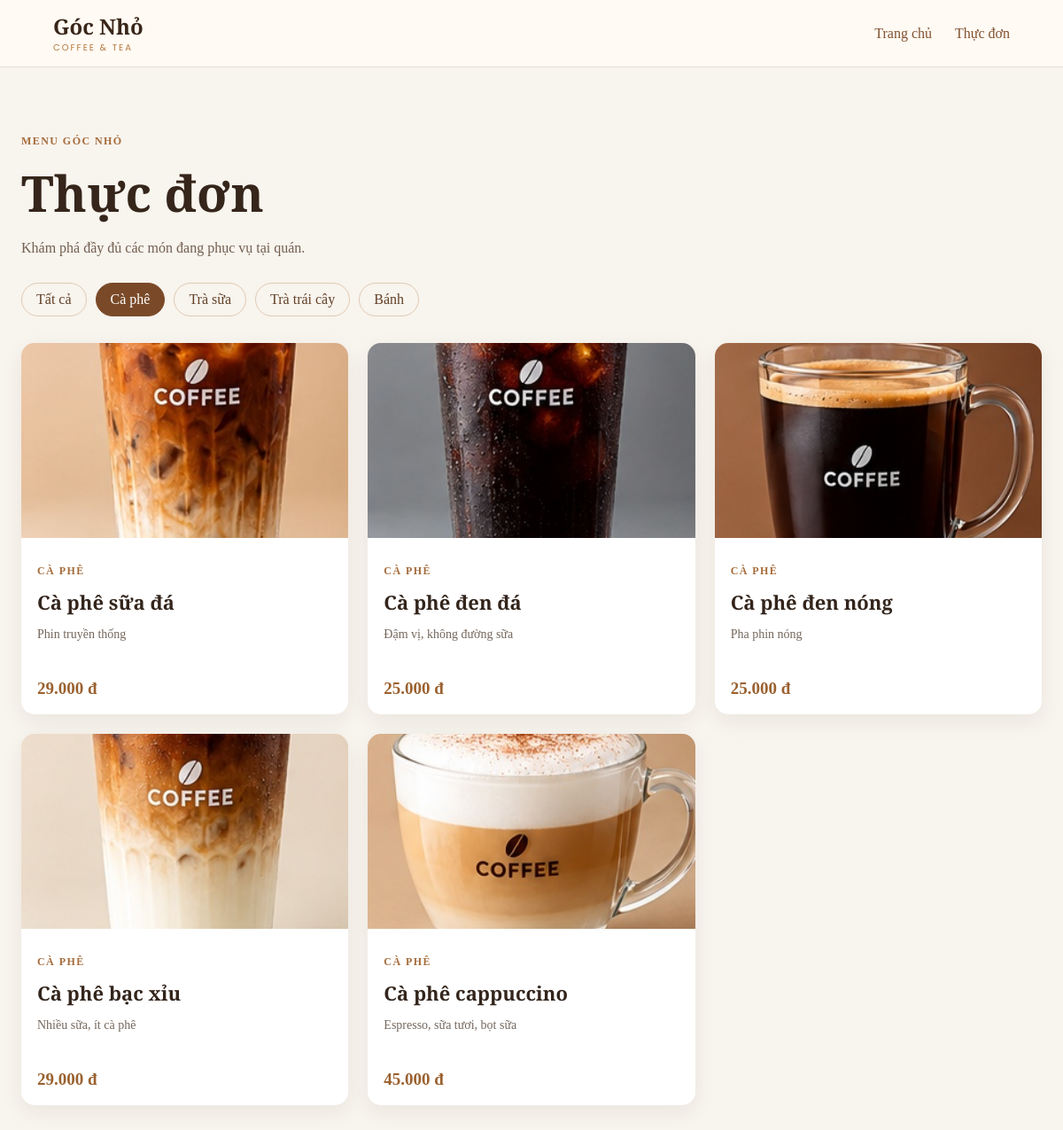
Page /index.php?page=menu&category=1 on the committed database.
### tables this page shows
CREATE TABLE IF NOT EXISTS categories (
  category_id INT UNSIGNED AUTO_INCREMENT PRIMARY KEY,
  category_name VARCHAR(100) NOT NULL UNIQUE,
  has_options TINYINT(1) NOT NULL DEFAULT 1
);

CREATE TABLE IF NOT EXISTS menu_items (
  item_id INT UNSIGNED AUTO_INCREMENT PRIMARY KEY,
  category_id INT UNSIGNED NOT NULL,
  item_name VARCHAR(150) NOT NULL,
  description VARCHAR(255) NULL,
  price INT UNSIGNED NOT NULL,
  image MEDIUMTEXT NULL,
  is_hidden TINYINT(1) NOT NULL DEFAULT 0,
  is_sold_out TINYINT(1) NOT NULL DEFAULT 0,
  stock INT UNSIGNED NOT NULL DEFAULT 0,
  min_stock INT UNSIGNED NOT NULL DEFAULT 10,
  UNIQUE KEY uq_cat_name (category_id, item_name),
  FOREIGN KEY (category_id) REFERENCES categories(category_id)
);

### index.php (called while the page is built, shortened)
<?php
$routes = array(
    'home' => 'home/index.php',
    'menu' => 'menu/index.php',
    'menu-detail' => 'menu-detail/index.php',
    'tables' => 'tables/index.php',
    'schedule' => 'schedule/index.php',
    'ops' => 'ops/index.php',
    'orders' => 'orders/index.php',
    'cashshift' => 'cashshift/index.php',
    'kitchen' => 'kitchen/index.php',
);
$page = $_GET['page'] ?? null;
if (!is_string($page) || !isset($routes[$page])) {
    http_response_code(404);
    $page = '404';
    $file = __DIR__ . '/pages/404/index.php';
} else {
    $file = __DIR__ . '/pages/' . $routes[$page];
}
$action = dirname($file) . '/action.php';
if (is_file($action)) {
    require $action;
}
require __DIR__ . '/layouts/public/header.php';
require $file;
require __DIR__ . '/layouts/public/footer.php';

### pages/menu/action.php (called while the page is built, shortened)
<?php
require_once __DIR__ . '/../../functions.php';
$selectedCategory = filter_input(INPUT_GET, 'category', FILTER_VALIDATE_INT);
try {
    $menuCategories = public_menu_categories();
    $menuItems = public_menu_items($selectedCategory);
} catch (Throwable $e) {
}

### config/database.php (called while the page is built, shortened)
<?php
$env = function ($key, $default) {
    $value = getenv($key);
    return $value === false ? $default : $value;
};
$appEnvironment = strtolower((string) $env('APP_ENV', 'local'));
$dbUser = $env('DB_USER', 'root');
$dbPassword = $env('DB_PASSWORD', '');
return array(
    'host'     => $env('DB_HOST', '127.0.0.1'),
    'port'     => (int) $env('DB_PORT', '3306'),
    'database' => $env('DB_NAME', 'coffee_shop'),
    'username' => $dbUser,
    'password' => $dbPassword,
    'charset'  => 'utf8mb4',
);

### helpers/database.php (called while the page is built)
<?php
function db()
{
    static $database = null;
    if ($database === null) {
        $config = require __DIR__ . '/../config/database.php';
        $database = new Database($config);
    }
    return $database;
}

### classes/Database.php (called while the page is built, shortened)
<?php
class Database
{
    private $connection;
    public function __construct($config)
    {
        $this->connection = new mysqli(
            $config['host'], $config['username'], $config['password'],
            $config['database'], $config['port']
        );
        $this->connection->set_charset($config['charset']);
    }
    public function run($sql, $params = array())
    {
        $stmt = $this->connection->prepare($sql);
        if ($params) {
            $types = '';
            foreach ($params as $p) { $types .= is_int($p) ? 'i' : 's'; }
            $stmt->bind_param($types, ...$params);
        }
        $stmt->execute();
        return $stmt;
    }
    public function fetchAll($sql, $params = array())
    {
        return $this->run($sql, $params)->get_result()->fetch_all(MYSQLI_ASSOC);
    }
}

### functions.php (called while the page is built, shortened)
<?php
function public_menu_items($categoryId = 0)
{
    $sql = "SELECT m.item_id, m.category_id, m.item_name, m.price, m.image, m.description, c.category_name
            FROM menu_items m
            JOIN categories c ON c.category_id = m.category_id
            WHERE m.is_hidden = 0";
    if ((int) $categoryId > 0) {
        return db()->fetchAll($sql . " AND m.category_id = ? ORDER BY m.item_id ASC", array((int) $categoryId));
    }
    return db()->fetchAll($sql . " ORDER BY m.item_id ASC");
}
function public_menu_categories()
{
    return db()->fetchAll(
        "SELECT c.category_id, c.category_name
         FROM categories c
         JOIN menu_items m ON m.category_id = c.category_id
         WHERE m.is_hidden = 0
         GROUP BY c.category_id, c.category_name
         ORDER BY c.category_id"
    );
}

### helpers/common.php (called while the page is built, shortened)
<?php
function e($value)
{
    return htmlspecialchars((string) $value, ENT_QUOTES, 'UTF-8');
}
function menu_item_image($item)
{
    $nameMap = array(
        'Cà phê sữa đá' => 'assets/images/menu/01-ca-phe-sua-da.jpg',
        'Cà phê đen đá' => 'assets/images/menu/02-ca-phe-den-da.jpg',
        'Cà phê đen nóng' => 'assets/images/menu/03-ca-phe-den-nong.jpg',
        'Cà phê bạc xỉu' => 'assets/images/menu/04-ca-phe-bac-xiu.jpg',
        'Cà phê cappuccino' => 'assets/images/menu/05-ca-phe-cappuccino.jpg',
        'Trà sữa trân châu' => 'assets/images/menu/06-tra-sua-tran-chau.jpg',
        'Trà sữa matcha' => 'assets/images/menu/07-tra-sua-matcha.jpg',
        'Trà đào cam sả' => 'assets/images/menu/08-tra-dao-cam-sa.jpg',
        'Trà vải hoa hồng' => 'assets/images/menu/09-tra-vai-hoa-hong.jpg',
        'Bánh tiramisu' => 'assets/images/menu/10-banh-tiramisu.jpg',
        'Bánh croissant' => 'assets/images/menu/10-banh-tiramisu.jpg',
    );
    $name = trim($item['item_name'] ?? '');
    if (isset($nameMap[$name])) {
        return $nameMap[$name];
    }
    return 'assets/images/images.jpg';
}

### pages/menu/index.php (the view)
<header class="catalog-header">
    <a href="index.php?page=home" class="catalog-brand">Góc Nhỏ <span>Coffee &amp; Tea</span></a>
    <nav><a href="index.php?page=home">Trang chủ</a><a href="index.php?page=menu">Thực đơn</a></nav>
</header>
<main class="catalog-main">
    <p class="catalog-eyebrow">MENU GÓC NHỎ</p>
    <h1>Thực đơn</h1>
    <p class="catalog-intro">Khám phá đầy đủ các món đang phục vụ tại quán.</p>
    <nav class="catalog-filters" aria-label="Lọc theo danh mục">
        <a class="<?= $selectedCategory === 0 ? 'active' : '' ?>" href="index.php?page=menu">Tất cả</a>
        <?php foreach ($menuCategories as $category): ?>
            <a class="<?= $selectedCategory === (int) $category['category_id'] ? 'active' : '' ?>"
               href="index.php?page=menu&amp;category=<?= (int) $category['category_id'] ?>"><?= e($category['category_name']) ?></a>
        <?php endforeach; ?>
    </nav>
    <?php if ($menuItems): ?>
        <div class="catalog-grid">
            <?php foreach ($menuItems as $item): ?>
                <article class="catalog-card">
                    <a href="index.php?page=menu-detail&amp;id=<?= (int) $item['item_id'] ?>" class="catalog-image-link">
                        <img src="<?= e(menu_item_image($item)) ?>" alt="<?= e($item['item_name']) ?>" loading="lazy">
                    </a>
                    <div class="catalog-card-body">
                        <p class="catalog-category"><?= e($item['category_name']) ?></p>
                        <h2><a href="index.php?page=menu-detail&amp;id=<?= (int) $item['item_id'] ?>"><?= e($item['item_name']) ?></a></h2>
                        <p><?= e($item['description'] ?? '') ?></p>
                        <strong><?= e(number_format((int) $item['price'], 0, ',', '.')) ?> đ</strong>
                    </div>
                </article>
            <?php endforeach; ?>
        </div>
    <?php else: ?>
        <p class="catalog-empty">Danh mục này hiện chưa có món.</p>
    <?php endif; ?>
</main>

### assets/css/style.css (style rules this page uses)
html, body { height: 100%; margin: 0; overflow: hidden; }
body { display: flex; }

### assets/css/public-catalog.css (style rules this page uses)
.public-catalog-page { min-height:100vh;background:#f8f4ee;color:#33251c }
.catalog-header { height:76px;padding:0 max(5vw,24px);display:flex;align-items:center;justify-content:space-between;border-bottom:1px solid #eadfce;background:#fffaf3 }
.catalog-brand { font-family:'Playfair Display',serif;font-size:24px;font-weight:700;color:#392619;text-decoration:none }
.catalog-brand span { display:block;font:10px Poppins,sans-serif;letter-spacing:.2em;text-transform:uppercase;color:#b5763c }
.catalog-header nav { display:flex;gap:26px }
.catalog-header nav a,.catalog-eyebrow a { color:#80502f;text-decoration:none }
.catalog-main { max-width:1160px;margin:0 auto;padding:64px 24px 90px }
.catalog-eyebrow,.catalog-category { color:#a56b3a;font-size:12px;font-weight:600;letter-spacing:.12em;text-transform:uppercase }
.catalog-main h1 { margin:8px 0;font:700 clamp(36px,5vw,56px) 'Playfair Display',serif;color:#35251a }
.catalog-intro { color:#725f50 }
.catalog-filters { display:flex;flex-wrap:wrap;gap:10px;margin:30px 0 }
.catalog-filters a,.catalog-back { display:inline-block;border:1px solid #dfcbb3;border-radius:999px;padding:9px 16px;color:#624027;text-decoration:none }
.catalog-filters a.active,.catalog-back { background:#7a4a28;color:#fff;border-color:#7a4a28 }
.catalog-grid { display:grid;grid-template-columns:repeat(3,minmax(0,1fr));gap:22px }
.catalog-card { overflow:hidden;border-radius:15px;background:#fff;box-shadow:0 8px 24px #38240f12 }
.catalog-image-link { display:block;height:220px;background:#eee4d8 }
.catalog-card img { width:100%;height:100%;object-fit:cover }
.catalog-card-body { padding:18px }
.catalog-card-body h2 { margin:4px 0 8px;font:600 22px 'Playfair Display',serif }
.catalog-card-body h2 a { color:#33251c;text-decoration:none }
.catalog-card-body>p:not(.catalog-category) { min-height:44px;color:#74675c;font-size:14px }
.catalog-card-body strong,.catalog-detail strong { font-size:19px;color:#9b612f }
.public-catalog-page { display:block;width:100%;min-height:100vh }
.catalog-header { box-sizing:border-box;width:100% }
.public-catalog-page { height:auto;overflow-x:hidden;overflow-y:auto }
html.marketing-document { height:auto;min-height:100%;overflow-x:hidden;overflow-y:auto }
.public-catalog-page { overflow:visible }

### rows in the picture
categories: category_name "Cà phê"
categories: category_name "Trà sữa"
categories: category_name "Trà trái cây"
categories: category_name "Bánh"
menu_items: shows a picture, category.category_name "CÀ PHÊ", item_name "Cà phê sữa đá", description "Phin truyền thống", price "29.000"
menu_items: shows a picture, category.category_name "CÀ PHÊ", item_name "Cà phê đen đá", description "Đậm vị, không đường sữa", price "25.000"
menu_items: shows a picture, category.category_name "CÀ PHÊ", item_name "Cà phê đen nóng", description "Pha phin nóng", price "25.000"
menu_items: shows a picture, category.category_name "CÀ PHÊ", item_name "Cà phê bạc xỉu", description "Nhiều sữa, ít cà phê", price "29.000"
menu_items: shows a picture, category.category_name "CÀ PHÊ", item_name "Cà phê cappuccino", description "Espresso, sữa tươi, bọt sữa", price "45.000"
